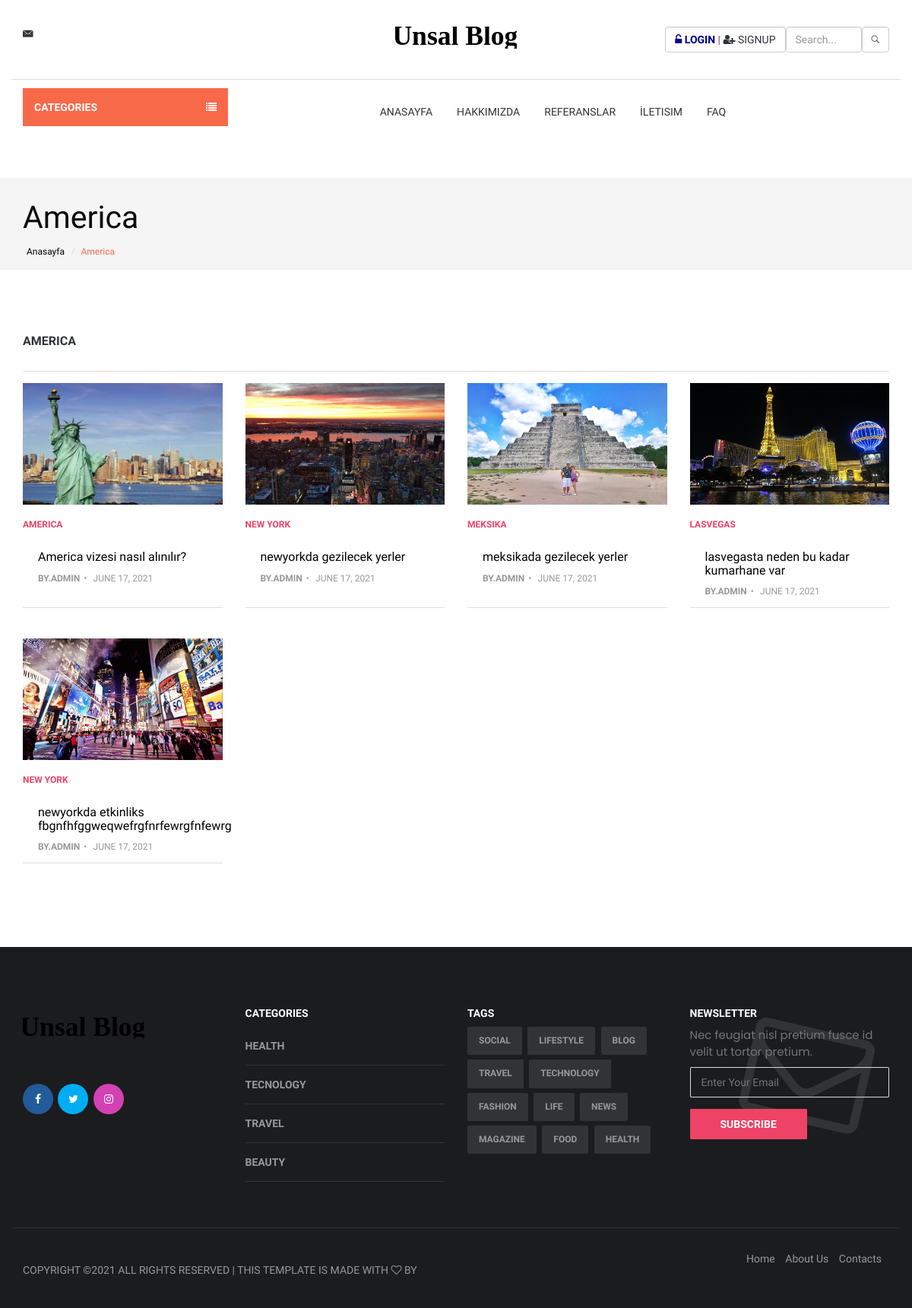
Screenshot of /category/10/america/ with the database file from the repository.
### blog/models.py (models this page shows, shortened)
class Category(MPTTModel):
    STATUS = { #seçim
        ('True','Evet'),
        ('False','Hayır'),
    }
    title = models.CharField(max_length=30)
    description = models.CharField(blank=True,max_length=255)
    keywords = models.CharField(blank=True,max_length=255)
    image = models.ImageField(blank=True, upload_to='images/')
    status = models.CharField(max_length=10,choices= STATUS) #açılan kutuda seçim olanı gelmesi için
    parent = TreeForeignKey('self',blank=True,null=True,related_name='children',on_delete=models.CASCADE)
    slug = models.SlugField(null=False,unique=True) #metinsel olarak çağırmak için
    create_at = models.DateTimeField(auto_now_add=True)
    update_at = models.DateTimeField(auto_now=True)
    class MPTTMeta:
        order_insertion_by = ['title']
    def image_tag(self):    #resmi admin panelde göstermesi için
        return mark_safe('<img src="{}" height="50"/>'.format(self.image.url))
    image_tag.short_description = 'Image'

class Blog(models.Model):
    STATUS = { #seçim
        ('True','Evet'),
        ('False','Hayır'),
    }
    title = models.CharField(blank=True,max_length=100)
    description = models.CharField(blank=True,max_length=255)
    keywords = models.CharField(blank=True,max_length=255)
    image = models.ImageField(blank=True,upload_to='images/')
    status = models.CharField(max_length=10,choices= STATUS) #açılan kutuda seçim olanı gelmesi için
    category = models.ForeignKey(Category,on_delete=models.CASCADE) #ilişkilendirme category ile
    user = models.ForeignKey(User,on_delete=models.CASCADE) #ilişkilendirme user ile
    detail = RichTextUploadingField()
    slug = models.SlugField(null=False,unique=True) #metinsel olarak çağırmak için
    file = models.FileField(blank=True,upload_to='files/')
    create_at = models.DateTimeField(auto_now_add=True)
    update_at = models.DateTimeField(auto_now=True)
    def image_tag(self):    #resmi admin panelde göstermesi için
        return mark_safe('<img src="{}" height="50"/>'.format(self.image.url))
    image_tag.short_description = 'Image'

### home/views.py (the view)
# urls.py: path('category/<int:id>/<slug:slug>/', views.category_blogs,name='category_blogs'),
def category_blogs(request, id, slug):
    category = Category.objects.all()
    categorydata = Category.objects.get(pk=id)
    blogs = Blog.objects.filter(category_id=id)
    context = {
        'blogs': blogs,
        'category': category,
        'categorydata': categorydata,
    }
    return render(request, 'blogs.html', context)

### home/templates/blogs.html (shortened to what this page needs)
{% extends 'homebase.html' %}
{% block sidebar %}{% include 'sidebar.html' %}{% endblock %}
{% block content %}
    <section class="page-header">
        <div class="container">
            <div class="row">
                <div class="col-md-12">
                    <div class="content">
                        <h1 class="page-name" style="color: #0c0c0c">{{categorydata.title}}</h1>
                        <ol class="breadcrumb">
                            <li><a href="/">Anasayfa</a></li>
                            <li class="active">{{ categorydata.title }}</li>
                        </ol>
                    </div>
                </div>
            </div>
        </div>
    </section>
    <div class="section">
        <div class="container">
            <div class="row">
                <div class="col-md-12">
                    <div class="row">
                        <div class="col-md-12">
                            <div class="section-title">
                                <h2 class="title">{{categorydata.title}}</h2>
                            </div>
                        </div>
                        {% for rs in blogs %}
                            <div class="col-md-3">
                                <div class="post post-sm">
                                    <a class="post-img" href="/blog/{{ rs.id }}/{{ rs.slug }}"><img src="{{ rs.image.url }}" alt="" style="height: 160px"></a>
                                    <div class="post-body" style="height: 100px">
                                        <div class="post-category">
                                            <a href="/blog/{{ rs.id }}/{{ rs.slug }}">{{ rs.title }}</a>
                                        </div>
                                        <h3 class="post-title title-sm"><a >{{ rs.description }}</a></h3>
                                        <ul class="post-meta">
                                            <li><a href="/blog/{{ rs.id }}/{{ rs.slug }}">by.Admin</a></li>
                                            <li>{{ rs.create_at.date }}</li>
                                        </ul>
                                    </div>
                                </div>
                            </div>
                        {% endfor %}
                    </div>
                </div>
            </div>
        </div>
    </div>
{% endblock %}

### home/templates/footer.html (shortened to what this page needs)
{% load static %}
<footer id="footer">
    <div class="container">
        <div class="row">
            <div class="col-md-3">
                <div class="footer-widget">
                    <div class="footer-logo">
                        <div class="logo text-center">
                            <a href="/">
                                <svg width="160px" height="29px" viewBox="0 0 180 29" version="1.2" xmlns="http://www.w3.org/2000/svg"
                                     xmlns:xlink="http://www.w3.org/1999/xlink">
                                    <g id="Page-1" stroke="none" stroke-width="1" fill="none" fill-rule="evenodd" font-size="40"
                                       font-family="AustinBold, Austin" font-weight="bold">
                                        <g id="Group" transform="translate(-108.000000, -297.000000)" fill="#000000">
                                            <text id="AVIATO">
                                                <tspan x="104" y="325">Unsal Blogs</tspan>
                                            </text>
                                        </g>
                                    </g>
                                </svg>
                            </a>
                        </div>
                    </div>
                    <ul class="contact-social">
                        <li><a href="{{ settings.facebook }}" class="social-facebook"><i class="fa fa-facebook"></i></a></li>
                        <li><a href="{{ settings.twitter }}" class="social-twitter"><i class="fa fa-twitter"></i></a></li>
                        <li><a href="{{ settings.instagram }}" class="social-instagram"><i class="fa fa-instagram"></i></a></li>
                    </ul>
                </div>
            </div>
            <div class="col-md-3">
                <div class="footer-widget">
                    <h3 class="footer-title">Categories</h3>
                    {% for rs in category %}
                        <div class="category-widget">
                            <ul>
                                {% if not rs.is_leaf_node %}
                                    <li><a href="/category/{{ rs.id }}/{{ rs.slug }}">{{ rs.title }}</a></li>
                                {% endif %}
                            </ul>
                        </div>
                    {% endfor %}
                </div>
            </div>
            <div class="col-md-3">
                <div class="footer-widget">
                    <h3 class="footer-title">Tags</h3>
                    <div class="tags-widget">
                        <ul>
                            <li><a href="#">Social</a></li>
                            <li><a href="#">Lifestyle</a></li>
                            <li><a href="#">Blog</a></li>
                            <li><a href="#">Travel</a></li>
                            <li><a href="#">Technology</a></li>
                            <li><a href="#">Fashion</a></li>
                            <li><a href="#">Life</a></li>
                            <li><a href="#">News</a></li>
                            <li><a href="#">Magazine</a></li>
                            <li><a href="#">Food</a></li>
                            <li><a href="#">Health</a></li>
                        </ul>
                    </div>
                </div>
            </div>
            <div class="col-md-3">
                <div class="footer-widget">
                    <h3 class="footer-title">Newsletter</h3>
                    <div class="newsletter-widget">
                        <form>
                            <p>Nec feugiat nisl pretium fusce id velit ut tortor pretium.</p>
                            <input class="input" name="newsletter" placeholder="Enter Your Email">
                            <button class="primary-button">Subscribe</button>
                        </form>
                    </div>
                </div>
            </div>
        </div>
        <div class="footer-bottom row">
            <div class="col-md-6 col-md-push-6">
                <ul class="footer-nav">
                    <li><a href="/">Home</a></li>
                    <li><a href="/hakkimizda">About Us</a></li>
                    <li><a href="/iletisim">Contacts</a></li>
                </ul>
            </div>
            <div class="col-md-6 col-md-pull-6">
                <div class="footer-copyright">
                    Copyright &copy; All rights reserved | This template is made with <i class="fa fa-heart-o" aria-hidden="true"></i> by
                </div>
            </div>
        </div>
    </div>
</footer>

### home/static/css/style1.css (style rules this page uses)
body { line-height: 1.5; font-family: "Poppins", sans-serif; -webkit-font-smoothing: antialiased; }
p { font-family: "Poppins", sans-serif; color: #757575; font-size: 15px; }
h1, h2, h3, h4, h5, h6 { font-family: "Poppins", sans-serif; }
h1, h2, h3, h4, h5, h6 { font-weight: 400; }
ol, ul { margin: 0; padding: 0; list-style: none; }
a, a:focus, a:hover { text-decoration: none; outline: 0; color: #000; }
.section { padding: 80px 0; }
.title { padding: 20px 0 30px; }
.page-header { background: #f5f5f5; margin-top: 20px; border-bottom: none; padding: 30px 0; }
.page-header h1 { font-weight: 200; margin: 0 0 6px 0; }
.page-header .breadcrumb { background: transparent; padding: 5px; margin: 0; }
.page-header .breadcrumb li { font-weight: 200; font-size: 12px; }
.page-header .breadcrumb li a { color: #000; }
.post { background: #fff; margin-bottom: 40px; border-bottom: 1px solid #dedede; padding-bottom: 20px; }
.post .post-title { font-size: 20px; margin-top: 10px; margin: 25px 0 0; padding: 0 20px 5px; font-weight: 300; }
.post .post-title a { color: #000; }
.post .post-meta { font-size: 13px; margin-top: 5px; padding: 0 20px 5px; }

### home/static/css1/style.css (style rules this page uses)
body { font-family: 'Hind', sans-serif; color: #4A4E5A; overflow-x: hidden; }
h1, h2, h3, h4, h5, h6 { color: #30323A; margin: 0 0 10px; font-weight: 700; }
a { color: #30323A; -webkit-transition: 0.3s color; transition: 0.3s color; }
ul, ol { margin: 0; padding: 0; list-style: none }
.input { width: 100%; height: 40px; padding: 0px 15px; border: none; background-color: transparent; -webkit-box-shadow: 0px 0px 0px 1px #DADADA inset, 0px 0px 0px 5px transparent; box-shadow: 0px 0px 0px 1px #DADADA inset, 0px 0px 0px 5px transparent; -webkit-transition: 0.3s all; transition: 0.3s all; }
.section { padding-top: 30px; padding-bottom: 30px; }
.section-title { position: relative; margin-bottom: 15px; margin-top: 15px; border-bottom: 1px solid #DADADA; }
.section-title .title { display: inline-block; text-transform: uppercase; }
.section-title:after { content: ""; position: absolute; left: 0; bottom: -1.5px; height: 3px; width: 60px; background-color: #F8694A; }
.breadcrumb { background-color: transparent; border: none; border-radius: 0px; padding: 15px 0px; margin: 0; }
.breadcrumb>.active { color: #F8694A; }
.breadcrumb>li+li:before { color: #DADADA; }
.footer-logo { margin-bottom: 30px; }
.footer-logo .logo { display: inline-block; }
.footer-copyright { margin-top: 15px; text-transform: uppercase; font-size: 14px; }

### rows the page displays
Category: title "America", title "AMERICA"
Blog: image (picture), title "AMERICA", description "America vizesi nasıl alınılır?", create_at "JUNE 17, 2021"
Blog: image (picture), title "NEW YORK", description "newyorkda gezilecek yerler", create_at "JUNE 17, 2021"
Blog: image (picture), title "MEKSIKA", description "meksikada gezilecek yerler", create_at "JUNE 17, 2021"
Blog: image (picture), title "LASVEGAS", description "lasvegasta neden bu kadar kumarhane var", create_at "JUNE 17, 2021"
Blog: image (picture), title "NEW YORK", description "newyorkda etkinliks fbgnfhfggweqwefrgfnrfewrgfnfewrg", create_at "JUNE 17, 2021"
Category: title "HEALTH"
Category: title "TECNOLOGY"
Category: title "TRAVEL"
Category: title "BEAUTY"
